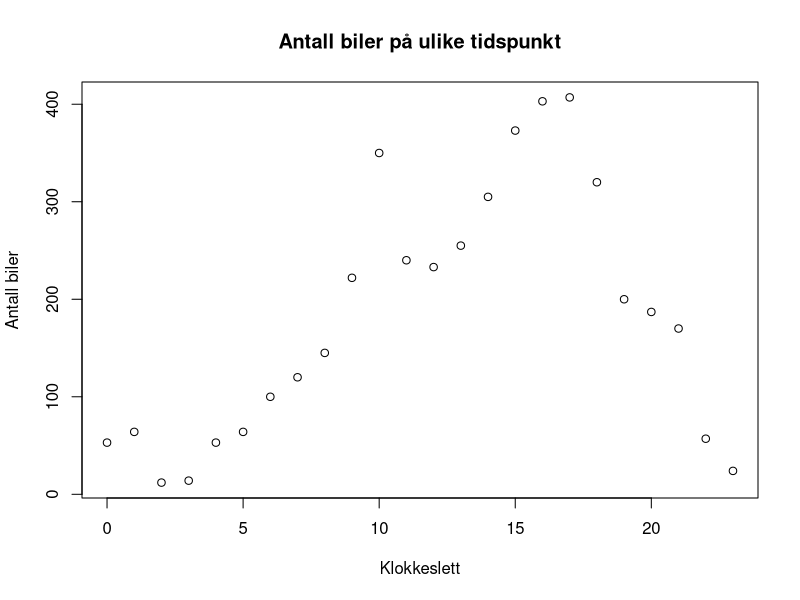
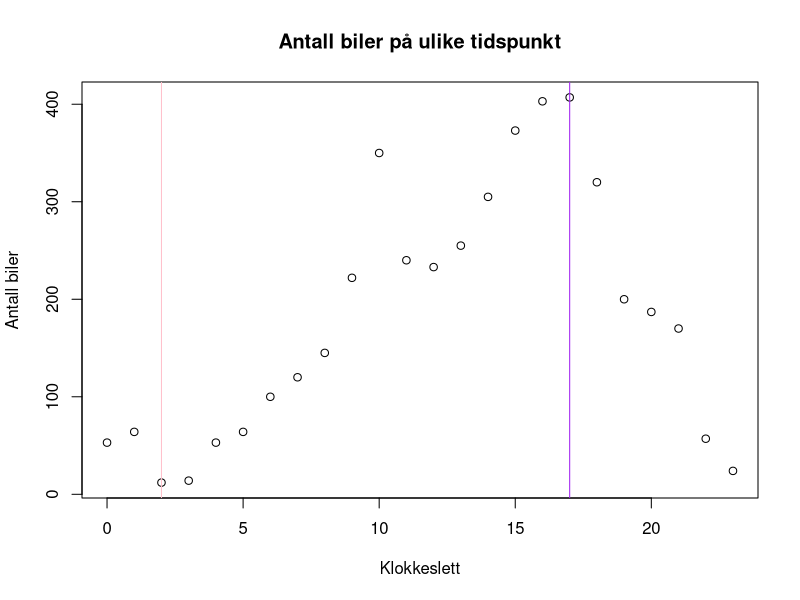
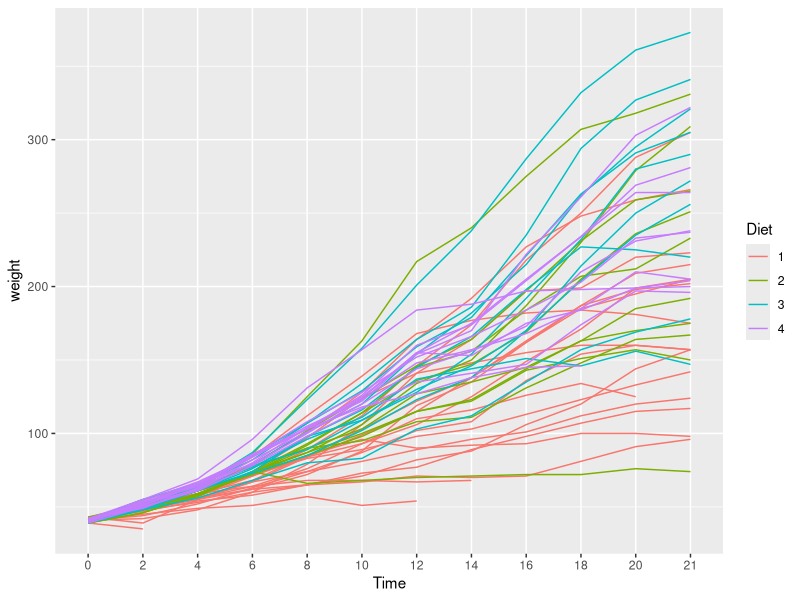
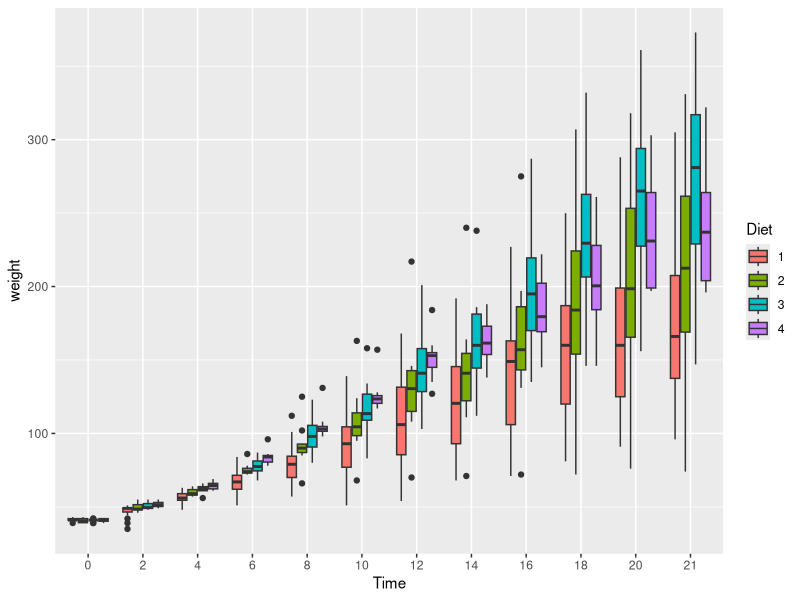

Recreate these plots in R, in order.
#Oppgave 1
#a)
x=c(1:1000)
y=sample(x,100)

#b)
mean(y[1:10])

#c)
y[-5]

#d)
y[length(y)]>500

#e)
sum(y<10)

#f)
M=matrix(nrow=10,ncol=2)

#g)
M[2,1]=2

#h)
for (r in 1:nrow(M)){
  for(c in 1:ncol(M)){
    M[r,c]=(r*c)
  }
}

#i)
myFunc = function(M){
  for (r in 1:nrow(M)){
    for(c in 1:ncol(M)){
      if (r*c>15){
        print(c(r,c))
      }
    }
  }     
}

#Oppgave 2
#a)
biler = c(53,64,12,14,53,64,100,120,145,222,350,240,233,
          255,305,373,403,407,320,200,187,170,57,24)
t = seq(from = 0, to = 23, by = 1)

biler_tids=plot(x=t, y=biler, main = "Antall biler på ulike tidspunkt",
     xlab="Klokkeslett", ylab="Antall biler")


#b)
max(biler)
min(biler)

#c)
g=t[which.max(biler)]
a=t[which.min(biler)]

#d)
biler_tids=plot(x=t, y=biler, main = "Antall biler på ulike tidspunkt",
                xlab="Klokkeslett", ylab="Antall biler")
abline(v=g,col="purple")
abline(v=a,col="pink")

#e) 

t[which(biler>100)]

#Oppgave 3
#a)
library(datasets)
data = data.frame(ChickWeight)

dim(ChickWeight)
#578 rader og 4 kolonner

#b)
table(data$Chick)

#c)
diet_tab=table(data$Time,data$Diet)


#d) Først lager vi en matrise m som har 12 rader og 4 kolonner som
# har null i seg. SEtter kolonnenavnene til 1,2,3,4. Setter radnavnene 
#til til m som gjenspeiler tiden uten gjentagning. Blir da 12 rader som
#heter tiden (0-21).
m = matrix(0, nrow=12, ncol=4)
colnames(m) = c("1", "2", "3", "4")
row.names(m) = unique(data$Time)

for(i in 1:dim(data)[1]){
#for løkken iterer gjennom radene i datasettet, det vil si fra 1. til rad 578.
  t = data$Time[i]
  #Setter variablen t som tilhørende nummer på "Time". Radnummer.
  r = match(t, row.names(m))
  #Her settes t sammen med radnavnet til tid.
  
  d = data$Diet[i]
  if(data$weight[i]>m[r,d]){
    m[r,d] = data$weight[i]
   }
}
#Denne koden itererer gjennom dataene våre og lagrer den største registrerte vekten for hver diett til
#hvert tidspunkt.
#Først lages en matrise med verdi 0 for alle elementene. Den får rad- og kolonnenavn etter tidspunktene
#og dietten. Deretter itereres det over radene i data (i), der vi lagrer tidspunkt (t) og diett (d) for denne
#kyllingen og registrerer hvilken rad (r) dette tilsvarer i matrisen m. Vi tester om vekten til kylling nr i er
#større enn det som er registrer i matrisen på rad r kolonne d, og hvis denne vekten er større bytter vi ut
#verdien i m med denne vekten. Når vi har iterert gjennom hele datasettet vil vi dermed stå igjen med de
#største vektene ved hvert tidspunkt for hver diett.


#e)
ma= matrix(0, nrow=12, ncol=4)
colnames(ma) = c("1", "2", "3", "4")
row.names(ma) = unique(data$Time)
for(i in 1:dim(data)[1]){
  t = data$Time[i]
  r = match(t, row.names(ma))
  d = data$Diet[i]
  ma[r,d]=ma[r,d]+data$weight[i]
  }
ma=ma/diet_tab

#f)
library(ggplot2)
data$Time = as.factor(data$Time)
data$Diet = as.factor(data$Diet)
ggplot(data, aes(x=Time, y=weight, group=Chick)) + geom_line(aes(color=Diet))
ggplot(data, aes(x=Time, y=weight, fill=Diet)) + geom_boxplot()

#g)
#diet 3 over tid, men i starten diet 4

